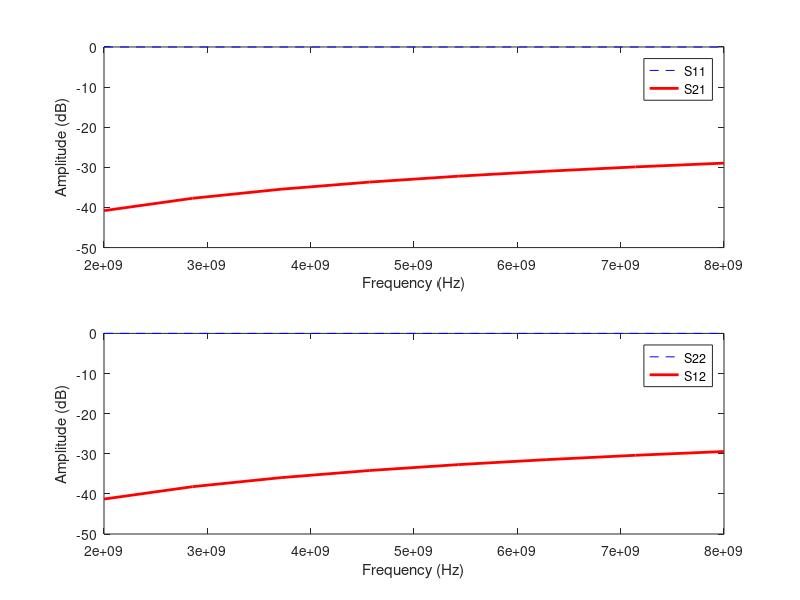

The MATLAB script that drew this image:
% Matlab script for viewing S-parameter results
% Generated with InductEx v.7.1.30 (8.0 beta) on 2025/10/20
S11=[-0.000341663,-0.000695106,-0.00116914,-0.00176191,-0.0024691,-0.00328603,-0.00421251,-0.00523503];

S12=[-41.2909,-38.205,-35.9504,-34.1695,-32.7043,-31.4614,-30.3814,-29.4358];

S21=[-40.7931,-37.7104,-35.4492,-33.6683,-32.2031,-30.9641,-29.8876,-28.9468];

S22=[-0.000341663,-0.000695106,-0.00116914,-0.00176191,-0.0024691,-0.00328603,-0.00421251,-0.00523503];

freq=[2E9,2.85714E9,3.71429E9,4.57143E9,5.42857E9,6.28571E9,7.14286E9,8E9];

figure(1);
subplot(2,1,1);
plot(freq,S11,'b--',freq,S21,'r-','LineWidth',2);
legend('S11','S21');
xlabel('Frequency (Hz)');
ylabel('Amplitude (dB)');

figure(1);
subplot(2,1,2);
plot(freq,S22,'b--',freq,S12,'r-','LineWidth',2);
legend('S22','S12');
xlabel('Frequency (Hz)');
ylabel('Amplitude (dB)');
